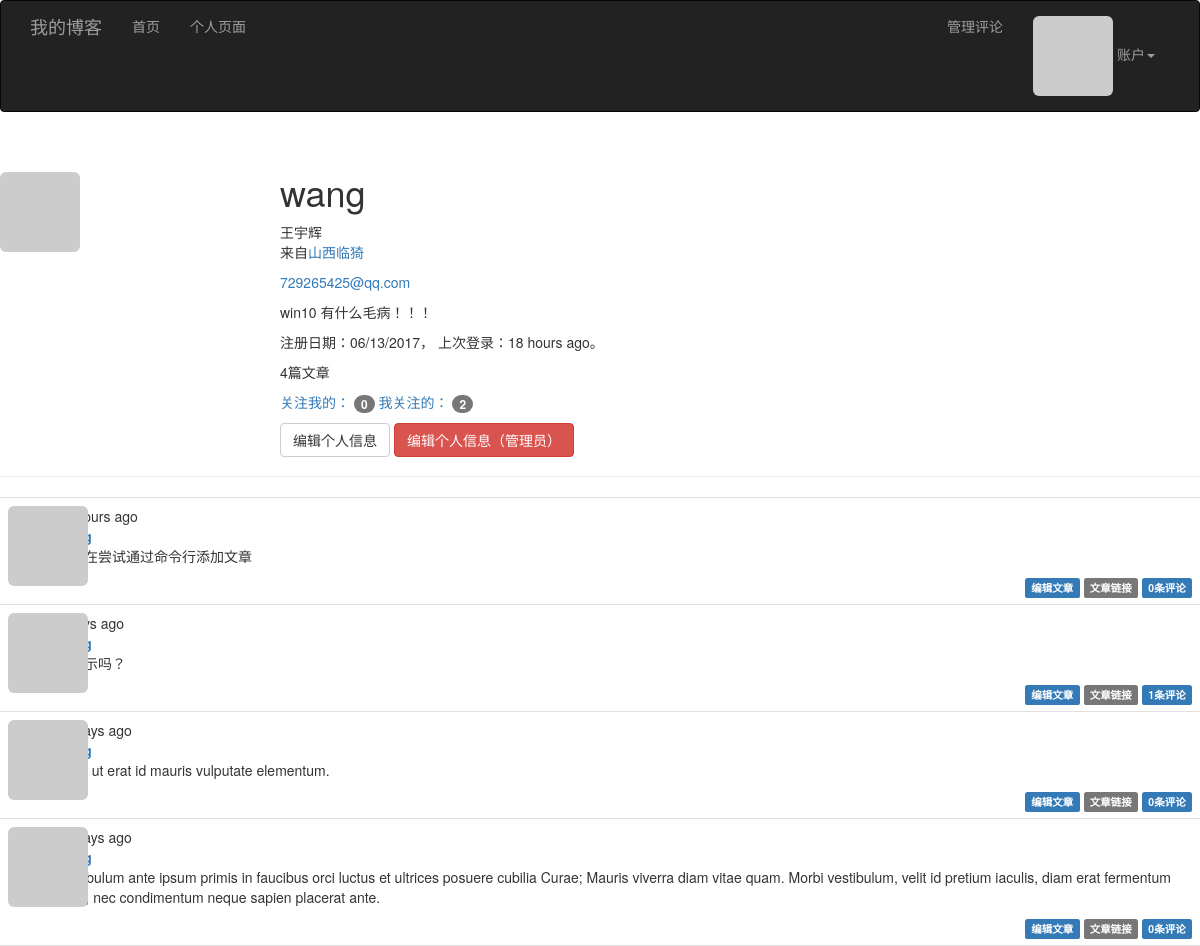
The page /user/wang (signed in) on the database its author committed.
### app/models.py (models this page shows, shortened)
class User(UserMixin, db.Model):
    __tablename__ = 'users'
    id = db.Column(db.Integer, primary_key=True)
    username = db.Column(db.String(64), unique=True, index=True)
    email = db.Column(db.String(64), unique=True, index=True)
    password_hash = db.Column(db.String(128))
    confirmed = db.Column(db.Boolean, default=False)
    role_id = db.Column(db.Integer, db.ForeignKey('roles.id'))
    name = db.Column(db.String(64))
    location = db.Column(db.String(64))
    about_me = db.Column(db.Text)
    member_since = db.Column(db.DateTime, default=datetime.utcnow)
    last_seen = db.Column(db.DateTime, default=datetime.utcnow)
    avatar_hash = db.Column(db.String(32))
    posts = db.relationship("Post", backref="author", lazy='dynamic')
    followed = db.relationship('Follow', foreign_keys=[Follow.follower_id],
                               backref=db.backref('follower', lazy='joined'),
                               lazy='dynamic',
                               cascade='all, delete-orphan')
    followers = db.relationship('Follow', foreign_keys=[Follow.followed_id],
                                backref=db.backref('followed', lazy='joined'),
                                lazy='dynamic',
                                cascade='all, delete-orphan')
    comments = db.relationship('Comment', backref='author', lazy='dynamic')
    @property
    def password(self):
        raise AttributeError('密码字段不可读取')
    def ping(self):
        self.last_seen = datetime.utcnow()
        db.session.add(self)
    def gravatar(self, size=100, default='identicon', rating='g'):
        if request.is_secure:
            url = 'https://secure.gravatar.com/avatar'
        else:
            url = 'http://www.gravatar.com/avatar'
        hash = self.avatar_hash or hashlib.md5(
            self.email.encode('utf-8')).hexdigest()
        return '{url}/{hash}?s={size}&d={default}&r={rating}'.format(
            url=url, hash=hash, size=size, default=default, rating=rating)
    def can(self, permissions):
        return self.role is not None and (self.role.permissions & permissions) == permissions
    def is_administrator(self):
        return self.can(Permission.ADMINISTER)

class Post(db.Model):
    __tablename__ = 'posts'
    id = db.Column(db.Integer, primary_key=True)
    body = db.Column(db.Text)
    body_html = db.Column(db.Text)
    timestamp = db.Column(db.DateTime, index=True, default=datetime.utcnow)
    author_id = db.Column(db.Integer, db.ForeignKey('users.id'))
    comments = db.relationship('Comment', backref='post', lazy='dynamic')

### app/main/views.py (the view)
@main.route('/user/<username>')
@login_required
def user(username):
    user = User.query.filter_by(username=username).first()
    if user is None:
        abort(404)
    page = request.args.get('page', 1, type=int)
    pagination = user.posts.order_by(Post.timestamp.desc()).paginate(
        page, per_page=current_app.config['BLOG_POSTS_PER_PAGE'],
        error_out=False)
    posts = pagination.items
    return render_template('user.html', user=user, posts=posts)

### app/auth/views.py (called while the page is built)
@auth.before_app_request
def before_request():
    if current_user.is_authenticated:
        current_user.ping()
        if not current_user.confirmed \
            and request.endpoint \
            and request.endpoint[:5] != 'auth.' \
            and request.endpoint != 'static':
            return redirect(url_for('auth.unconfirmed'))

### app/main/__init__.py (called while the page is built)
@main.app_context_processor
def inject_permission():
    return dict(Permission=Permission)

### app/main/views.py (called while the page is built)
@main.after_app_request
def after_request(response):
    for query in get_debug_queries():
        if query.duration >= current_app.config['BLOG_SLOW_DB_QUERY_TIME']:
            current_app.logger.warning(
                'Slow query:%s\nParameters: %s\nDuration: %fs\nContext:%s\n'
                %(query.statement, query.parameters, query.duration,
                  query.context))
    return response

### app/models.py (called while the page is built)
@login_manager.user_loader
def load_user(user_id):
    return User.query.get(int(user_id))

### app/templates/user.html (shortened to what this page needs)
{% extends "base.html" %}
{% import "bootstrap/wtf.html" as wtf %}
{% import "_macros.html" as macros %}
{% block page_content %}
<div class="page-header">
    <img class="img-rounded profile-thumbnail" src="{{ user.gravatar(size=256) }}">
    <div class="profile-header">
        <h1>{{ user.username }}</h1>
        {% if user.name or user.location %}
        <p>
            {% if user.name %}{{ user.name }}<br>{% endif %}
            {% if user.location %}来自<a href="http://map.baidu.com/?q={{ user.location }}">{{ user.location }}</a>{% endif %}
        </p>
        {% endif %}
        {% if current_user.is_administrator() %}
        <p><a href="mailto:{{ user.email }}">{{ user.email }}</a> </p>
        {% endif %}
        {% if user.about_me %}<p>{{ user.about_me }}</p>{% endif %}
        <p>
            注册日期：{{ moment(user.member_since).format('L') }}，
            上次登录：{{ moment(user.last_seen).fromNow() }}。
        </p>
        <p>{{ user.posts.count() }}篇文章</p>
        <p>
            <a href="{{ url_for('.followers', username=user.username) }}">
                关注我的：
                <span class="badge">
                    {{ user.followers.count() - 1 }}
                </span>
             </a>
            <a href="{{ url_for('.followed_by', username=user.username) }}">
                我关注的：
                <span class="badge">
                {{ user.followed.count() - 1 }}
                </span>
            </a>
        <p>
            {% if user == current_user %}
            <a class="btn btn-default" href="{{ url_for('main.edit_profile') }}">编辑个人信息</a>
            {% endif %}
            {% if current_user.is_administrator() %}
            <a class="btn btn-danger" href="{{ url_for('main.edit_profile_admin', id=user.id) }}">编辑个人信息（管理员）</a>
            {% endif %}
        </p>
    </div>
</div>
{% include '_posts.html' %}
{% endblock %}

### app/templates/_posts.html (shortened to what this page needs)
<ul class="posts">
    {% for post in posts %}
    <li class="post">
        <div class="profile-thumbnail">
            <a href="{{ url_for('.user', username=post.author.username) }}">
                <img class="img-rounded profile-thumbnail" src="{{ post.author.gravatar(size=40) }}">
            </a>
        </div>
        <div class="post-content">
            <div class="post-data">{{ moment(post.timestamp).fromNow() }}</div>
            <div class="post-author">
                <a href="{{ url_for('.user', username=post.author.username) }}">
                </a>
            </div>
            <div class="post-body">
                {% if post.body_html %}
                    {{ post.body_html | safe }}
                {% else %}
                    {{ post.body }}
                {% endif %}
            </div>
            <div class="post-footer">
                {% if current_user == post.author %}
                <a href="{{ url_for('.edit', id = post.id) }}">
                    <span class="label label-primary">编辑文章</span>
                </a>
                {% elif current_user.is_administrator() %}
                <a href="{{ url_for('.edit', id = post.id) }}">
                    <span class="label label-danger">编辑文章（管理员）</span>
                </a>
                {% endif %}
                <a href="{{ url_for('.post', id=post.id) }}">
                    <span class="label label-default">文章链接</span>
                </a>
                <a href="{{ url_for('.post', id=post.id) }}#commnets">
                    <span class="label label-primary">
                        {{ post.comments.count() }}条评论
                    </span>
                </a>
            </div>
        </div>
    </li>
    {% endfor %}
</ul>

### app/static/styles.css (style rules this page uses)
.profile-thumbnail { position: absolute; }
.profile-header { min-height: 260px; margin-left: 280px; }
ul.posts { list-style-type: none; padding: 0px; margin: 16px 0px 0px 0px; border-top: 1px solid #e0e0e0; }
ul.posts li.post { padding: 8px; border-bottom: 1px solid #e0e0e0; }
div.post-author { font-weight: bold; }
div.post-content { margin-left: 48px; min-height: 48px; }
div.post-footer { text-align: right; }

### rows shown on the page
User: username "wang", name "王宇辉", location "山西临猗", email "729265425@qq.com", about_me "win10 有什么毛病！！！", member_since "06/13/2017", last_seen "18 hours ago"
Post: timestamp "18 hours ago", body_html "我正在尝试通过命令行添加文章", comments.count "0"
Post: timestamp "3 days ago", body_html "能显示吗？", comments.count "1"
Post: timestamp "14 days ago", body_html "Nulla ut erat id mauris vulputate elementum.", comments.count "0"
Post: timestamp "14 days ago", body_html "Vestibulum ante ipsum primis in faucibus orci luctus et ultrices posuere cubilia Curae; Mauris viverra diam vitae quam. Morbi vestibulum, velit id pretium iaculis, diam erat fermentum justo, nec condimentum neque sapien placerat ante.", comments.count "0"

### other values the page prints
{{ user.posts.count() }} "4"
{{ user.followers.count() - 1 }} "0"
{{ user.followed.count() - 1 }} "2"
